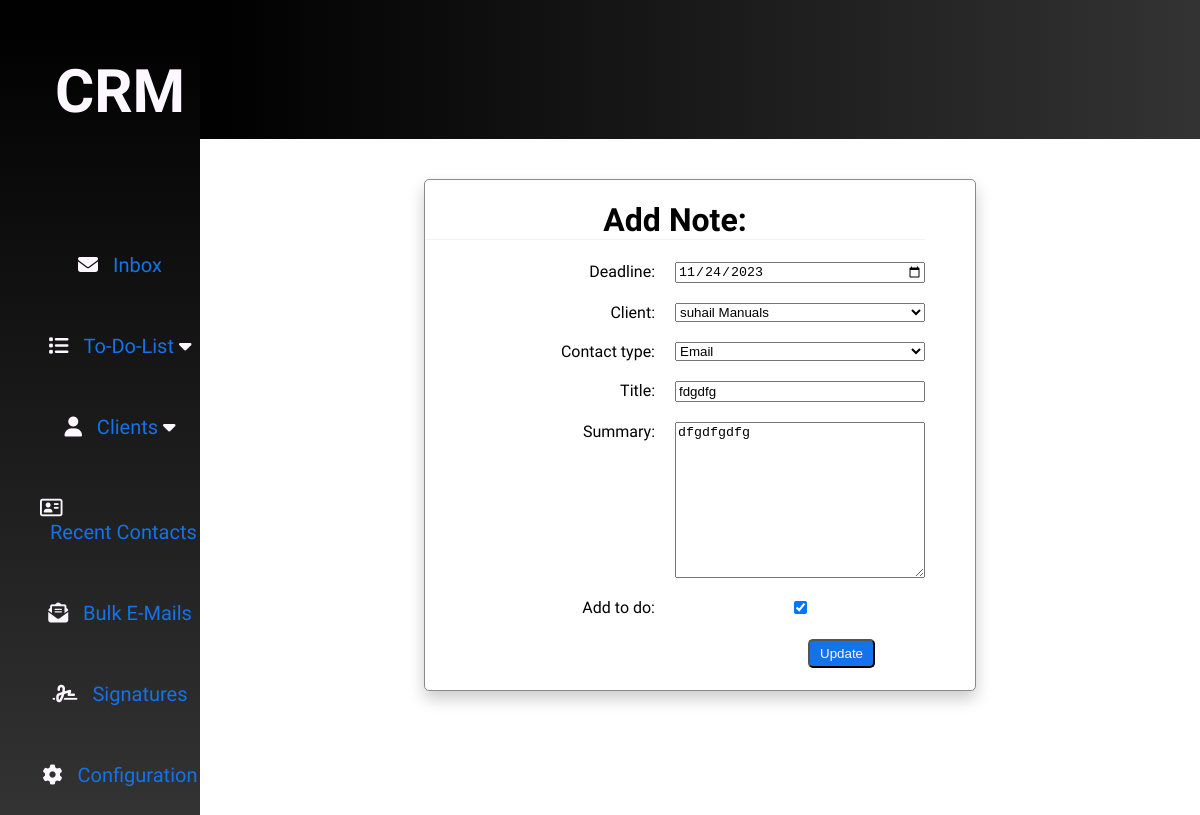
Screenshot of /notes/update_note/11 with the database file from the repository.
### D_Notes/models.py (models this page shows, shortened)
class Note(models.Model):
    CREATE_CHOICES = [
        ('email', 'Email'),
        ('phone', 'Phone'),
        ('whatsapp', 'WhatsApp'),
    ]
    createDate = models.DateTimeField(auto_now_add=True)
    deadline = models.DateField()
    client = models.ForeignKey(Client, on_delete=models.CASCADE)
    contact_type = models.CharField(max_length=10, choices=CREATE_CHOICES)
    title = models.CharField(max_length=100)
    summary = models.TextField()
    add_to_do = models.BooleanField(default=True)

### D_Notes/views.py (the view)
# urls.py: path('update_note/<int:note_id>', views.update_note, name='update_note'),
def update_note(request, note_id):
    note = get_object_or_404(Note, pk = note_id)
    submitted = False
    if request.method == "POST":
        form = add_note_form(request.POST, instance=note)
        if form.is_valid():
            form.save()
            return redirect('notes:read_note')
    else:
        form = add_note_form(instance=note)
    if 'submitted' in request.GET:
        submitted = True
    return render(request, "add_note.html", {"form": form, 'submitted': submitted, 'note': note})

### D_Notes/notes_form.py
class add_note_form(ModelForm):
    class Meta:
        model = Note
        fields = '__all__'
        exclude = ['createDate']
        widgets = {
            'deadline': forms.DateInput(attrs={'type': 'date'}),
        }

### C_Client/models.py (called while the page is built)
    def __str__(self):
        return f"{self.name} {self.surname}"

### templates/add_note.html (shortened to what this page needs)
{% extends 'main.html'%}
{% block content %}
   <div class="form-wrapper form-note">
    <h1 class="table-header">Add Note:</h1>
            <form action="" method=POST>
                {% for field in form %}
                <div class="form-field">
                    <label class="form-label">{{ field.label_tag }}</label>
                    {{ field }}
                </div>
                {% endfor %}
                <div class="div-button">
                <button type="submit" value="Add" class="table-button">{% if note is None %}Add{% else %}Update{% endif%}</button>
                </div>
            </form>
    </div>
{% endblock %}

### static/main.css (style rules this page uses)
:root { --writing-color: #FDF7FF; --background-color: #343a40; --primary-color: #1572e8; --secondary-color: #dc3545; --button-color: #00A989; --table-color1: #ffffff; --table-color2: #f2f2f2; --table-writing: #888a90; }
body { margin: 0px; display: grid; height: 100%; grid-template-rows: repeat(12, 1fr); grid-template-columns: repeat(12, 1fr); font-family: 'Familjen Grotesk', sans-serif; }
.table-header { text-align: center; border-bottom: var(--table-color2) 1px solid; }
.table-button { background-color: var(--primary-color); margin: 2px 10px; border-radius: 5px; }
.form-wrapper { width: 500px; margin: 40px auto; background-color: var(--table-color1); border: 1px solid var(--table-writing); border-radius: 5px; box-shadow: 0px 8px 16px 0px rgba(0, 0, 0, 0.2); }
.form-note { padding-right: 50px; }
.form-field { display: grid; margin: 20px auto; grid-template-columns: repeat(2, 1fr); }
.form-label { grid-column: 1/1; text-align: end; margin-right: 20px; }
.div-button { margin: 20px 40px; text-align: end; }
.table-button { color: var(--writing-color); padding: 5px 10px; }

### rows the page displays
Note: form "11/24/2023" "suhail Manuals" "Email" "fdgdfg" "dfgdfgdfg" "☑"

### other values shown
{{ field.label_tag }} "Deadline:" "Client:" "Contact type:" "Title:" "Summary:" "Add to do:"
